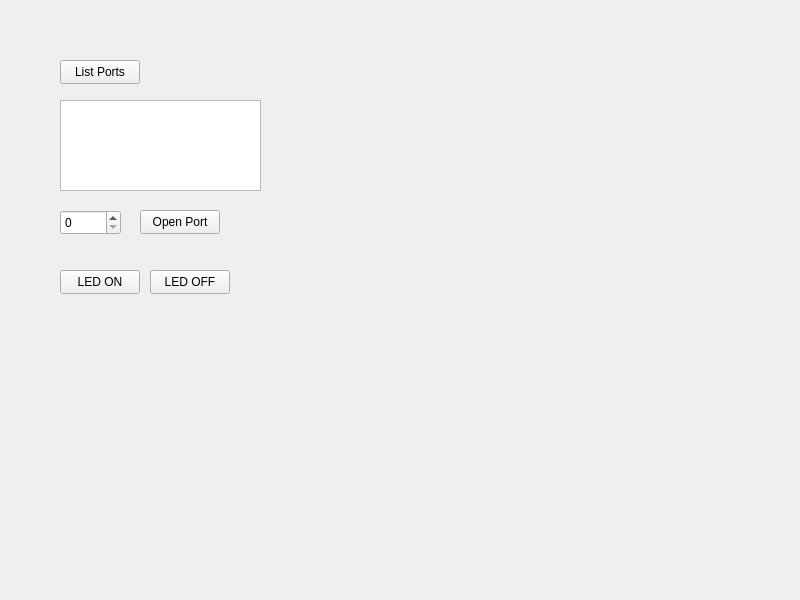
<?xml version="1.0" encoding="UTF-8"?>
<ui version="4.0">
 <class>Widget</class>
 <widget class="QWidget" name="Widget">
  <property name="geometry">
   <rect>
    <x>0</x>
    <y>0</y>
    <width>800</width>
    <height>600</height>
   </rect>
  </property>
  <property name="windowTitle">
   <string>Widget</string>
  </property>
  <widget class="QPushButton" name="listPorts">
   <property name="geometry">
    <rect>
     <x>60</x>
     <y>60</y>
     <width>80</width>
     <height>24</height>
    </rect>
   </property>
   <property name="text">
    <string>List Ports</string>
   </property>
  </widget>
  <widget class="QPlainTextEdit" name="listPortsResult">
   <property name="geometry">
    <rect>
     <x>60</x>
     <y>100</y>
     <width>201</width>
     <height>91</height>
    </rect>
   </property>
   <property name="readOnly">
    <bool>true</bool>
   </property>
  </widget>
  <widget class="QSpinBox" name="selectPort">
   <property name="geometry">
    <rect>
     <x>60</x>
     <y>210</y>
     <width>61</width>
     <height>25</height>
    </rect>
   </property>
  </widget>
  <widget class="QPushButton" name="openPort">
   <property name="geometry">
    <rect>
     <x>140</x>
     <y>210</y>
     <width>80</width>
     <height>24</height>
    </rect>
   </property>
   <property name="text">
    <string>Open Port</string>
   </property>
  </widget>
  <widget class="QPushButton" name="setLedOn">
   <property name="geometry">
    <rect>
     <x>60</x>
     <y>270</y>
     <width>80</width>
     <height>24</height>
    </rect>
   </property>
   <property name="text">
    <string>LED ON</string>
   </property>
  </widget>
  <widget class="QPushButton" name="setLedOff">
   <property name="geometry">
    <rect>
     <x>150</x>
     <y>270</y>
     <width>80</width>
     <height>24</height>
    </rect>
   </property>
   <property name="text">
    <string>LED OFF</string>
   </property>
  </widget>
 </widget>
 <resources/>
 <connections/>
</ui>
